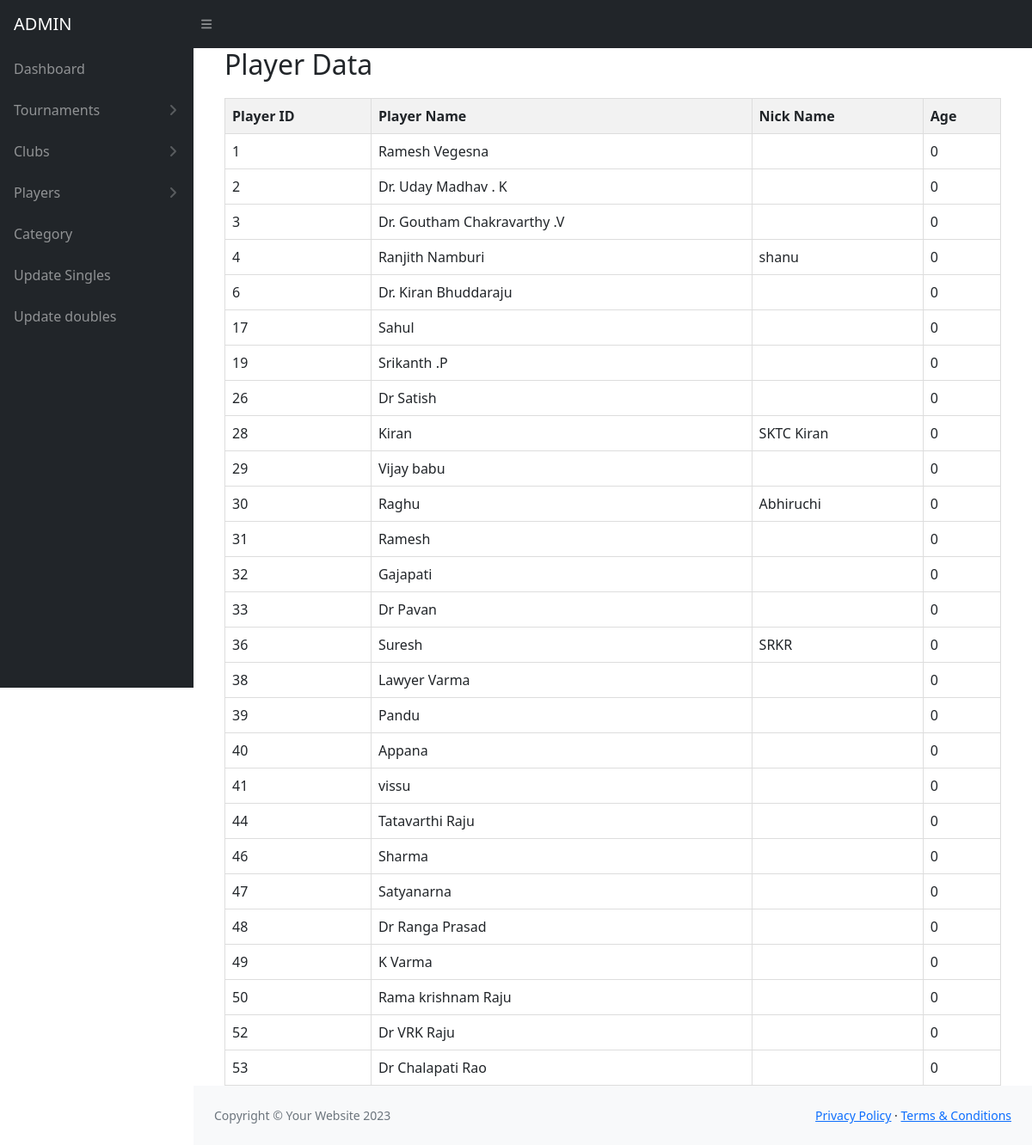
Page /club1.php on the committed database.
### tables this page shows
CREATE TABLE `players_d` (
  `pid` int(255) NOT NULL,
  `pname` varchar(100) NOT NULL,
  `pnickname` varchar(50) NOT NULL,
  `age` int(20) NOT NULL,
  `gender` varchar(20) NOT NULL,
  `address` varchar(100) NOT NULL,
  `mobileno` varchar(11) NOT NULL,
  `email` varchar(50) DEFAULT NULL,
  `cid1` int(10) NOT NULL,
  `cid2` int(10) NOT NULL,
  `cid3` int(10) NOT NULL
);

### club1.php (the view, shortened to what this page needs)
<?php
    include 'nav.php';
?>
<main>
    <div class="container-fluid px-4">
        <div class="container">
            <h2>Player Data</h2>
            <table>
                <thead>
                    <tr>
                        <th>Player ID</th>
                        <th>Player Name</th>
                        <th>Nick Name</th>
                        <th>Age</th>
                    </tr>
                </thead>
                <tbody>
                    <?php
                    include 'connect.php';
                    $sql = "SELECT *
                            FROM players_d
                            WHERE players_d.cid1 = 1 ";
                    $result = mysqli_query($conn, $sql);
                    while ($row = mysqli_fetch_assoc($result)) {
                        echo "<tr>";
                        echo "<td>{$row['pid']}</td>";
                        echo "<td>{$row['pname']}</td>";
                        echo "<td>{$row['pnickname']}</td>";
                        echo "<td>{$row['age']}</td>";
                        echo "</tr>";
                    }
                    ?>
                </tbody>
            </table>
        </div>
    </div>
</main>
<footer class="py-4 bg-light mt-auto">
    <div class="container-fluid px-4">
        <div class="d-flex align-items-center justify-content-between small">
            <div class="text-muted">Copyright &copy; Your Website 2023</div>
            <div>
                <a href="#">Privacy Policy</a>
                &middot;
                <a href="#">Terms &amp; Conditions</a>
            </div>
        </div>
    </div>
</footer>

### nav.php (shortened to what this page needs)
<!DOCTYPE html>
<html lang="en">
<head>
    <link href="https://cdn.jsdelivr.net/npm/simple-datatables@7.1.2/dist/style.min.css" rel="stylesheet" />
    <link href="css/styles.css" rel="stylesheet" />
</head>
<body class="sb-nav-fixed">
    <nav class="sb-topnav navbar navbar-expand navbar-dark bg-dark">
        <a class="navbar-brand ps-3" href="index.php">ADMIN</a>
        <button class="btn btn-link btn-sm order-1 order-lg-0 me-4 me-lg-0" id="sidebarToggle" href="#!"><i class="fas fa-bars"></i></button>
    </nav>
    <div id="layoutSidenav">
        <div id="layoutSidenav_nav">
            <nav class="sb-sidenav accordion sb-sidenav-dark" id="sidenavAccordion">
                <div class="sb-sidenav-menu">
                    <div class="nav">
                        <a class="nav-link" href="index.php">
                            Dashboard
                        </a>
                        <a class="nav-link collapsed" href="#" data-bs-toggle="collapse" data-bs-target="#collapseLayouts" aria-expanded="false" aria-controls="collapseLayouts">
                            Tournaments
                            <div class="sb-sidenav-collapse-arrow"><i class="fas fa-angle-down"></i></div>
                        </a>
                        <a class="nav-link collapsed" href="#" data-bs-toggle="collapse" data-bs-target="#collapseLayouts1" aria-expanded="false" aria-controls="collapseLayouts">
                            Clubs
                            <div class="sb-sidenav-collapse-arrow"><i class="fas fa-angle-down"></i></div>
                        </a>
                        <a class="nav-link collapsed" href="#" data-bs-toggle="collapse" data-bs-target="#collapseLayouts2" aria-expanded="false" aria-controls="collapseLayouts">
                            Players
                            <div class="sb-sidenav-collapse-arrow"><i class="fas fa-angle-down"></i></div>
                        </a>
                        <a class="nav-link" href="category.php">
                            Category
                        </a>
                        <a class="nav-link" href="singles_r.php">
                                        Update Singles
                                    </a>
                                    <a class="nav-link" href="doubles_r.php">
                                        Update doubles
                                    </a>
            </nav>
        </div>
        <div id="layoutSidenav_content">
</body>
</html>

### club1.php (style rules this page uses)
table { width: 100%; border-collapse: collapse; margin-top: 20px; }
th, td { border: 1px solid #ddd; padding: 8px; text-align: left; }
th { background-color: #f2f2f2; }

### rows in the picture
players_d: pid "1", pname "Ramesh Vegesna", age "0"
players_d: pid "2", pname "Dr. Uday Madhav . K", age "0"
players_d: pid "3", pname "Dr. Goutham Chakravarthy .V", age "0"
players_d: pid "4", pname "Ranjith Namburi", pnickname "shanu", age "0"
players_d: pid "6", pname "Dr. Kiran Bhuddaraju", age "0"
players_d: pid "17", pname "Sahul", age "0"
players_d: pid "19", pname "Srikanth .P", age "0"
players_d: pid "26", pname "Dr Satish", age "0"
players_d: pid "28", pname "Kiran", pnickname "SKTC Kiran", age "0"
players_d: pid "29", pname "Vijay babu", age "0"
players_d: pid "30", pname "Raghu", pnickname "Abhiruchi", age "0"
players_d: pid "31", pname "Ramesh", age "0"
players_d: pid "32", pname "Gajapati", age "0"
players_d: pid "33", pname "Dr Pavan", age "0"
players_d: pid "36", pname "Suresh", pnickname "SRKR", age "0"
players_d: pid "38", pname "Lawyer Varma", age "0"
players_d: pid "39", pname "Pandu", age "0"
players_d: pid "40", pname "Appana", age "0"
players_d: pid "41", pname "vissu", age "0"
players_d: pid "44", pname "Tatavarthi Raju", age "0"
players_d: pid "46", pname "Sharma", age "0"
players_d: pid "47", pname "Satyanarna", age "0"
players_d: pid "48", pname "Dr Ranga Prasad", age "0"
players_d: pid "49", pname "K Varma", age "0"
players_d: pid "50", pname "Rama krishnam Raju", age "0"
players_d: pid "52", pname "Dr VRK Raju", age "0"
players_d: pid "53", pname "Dr Chalapati Rao", age "0"
